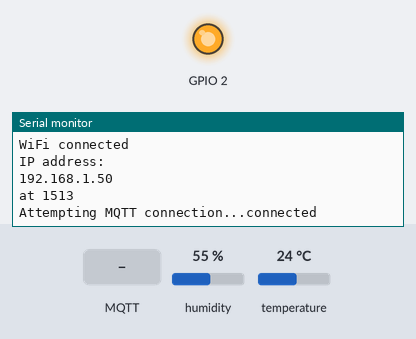
The sketch below on a simulated ESP8266 (NodeMCU). Shown: output pins drawn as LEDs (lit = HIGH, except the on-board LED, lit = LOW), the last lines printed to the serial monitor. The test bench sets the inputs (shaded band); at power-on: humidity 55 %, temperature 24 °C. WiFi joins after 1.5 s; servers stay silent unless stated; no MQTT or app messages arrive unless stated.

Above: at 2.7 s.
2.8 s: MQTT message "1" arrives on the first subscribed topic
At 12.7 s:
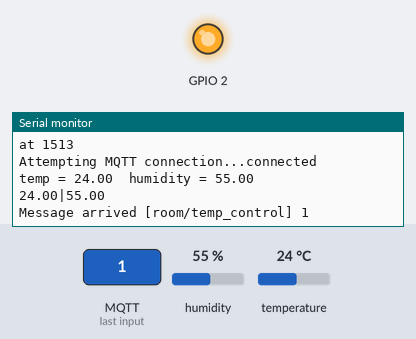
13.0 s: MQTT message "on" arrives on the first subscribed topic
At 22.7 s:
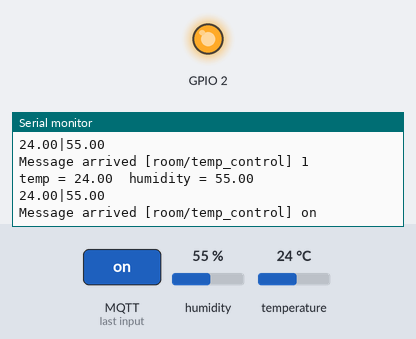
23.0 s: MQTT message "off" arrives on the first subscribed topic
At 32.1 s:
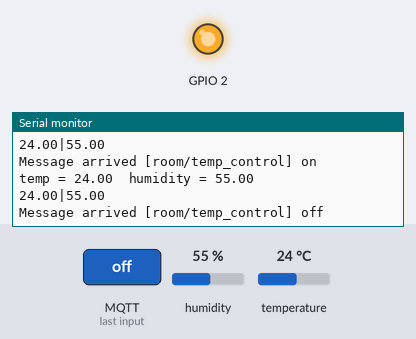

Measured:
- after the input at 2.8 s, the serial monitor: prints a new line after 8.8 s (image 1)
- after the input at 13.0 s, the serial monitor: prints a new line after 8.6 s (image 2)
- after the input at 23.0 s, the serial monitor: prints a new line after 8.6 s (image 3)

The sketch:

dht_client.ino
```cpp
#include <ESP8266WiFi.h>
#include <PubSubClient.h>
#include "DHT.h"
//#include <MQTTClient.h>

#define DHTTYPE DHT22
#define DHTPIN 4

#define FORCE_DEEPSLEEP

const char* ssid = "gddeurope";
const char* password = "howicode";
const char* mqtt_server = "10.200.2.1";
const int mqtt_port = 1883;
const char* mqtt_user = "testuser";
const char* mqtt_pass = "passwd";
char msg[12];
char tem[7];
char hum[7];

DHT dht(DHTPIN, DHTTYPE);
WiFiClient espClient;
PubSubClient client(espClient);

void setup_wifi() {
  delay(10);
  Serial.println();
  Serial.print("Connecting to ");
  Serial.println(ssid);
  Serial.print("at ");
  Serial.println(millis());

  WiFi.begin(ssid, password);

  while (WiFi.status() != WL_CONNECTED) {
    delay(500);
    Serial.print(".");
  }

  randomSeed(micros());

  Serial.println("");
  Serial.println("WiFi connected");
  Serial.println("IP address: ");
  Serial.println(WiFi.localIP());
  Serial.print("at ");
  Serial.println(millis());
}

void callback(char* topic, byte* payload, unsigned int length) {
  Serial.print("Message arrived [");
  Serial.print(topic);
  Serial.print("] ");
  for (int i = 0; i < length; i++) {
    Serial.print((char)payload[i]);
  }
  Serial.println();
}

void reconnect() {

  while (!client.connected()) {
    Serial.print("Attempting MQTT connection...");

    if (client.connect("roomTemp", mqtt_user, mqtt_pass)) {
      Serial.println("connected");
      client.subscribe("room/temp_control");
      digitalWrite(BUILTIN_LED, LOW);
    } else {
      Serial.print("failed, rc=");
      Serial.print(client.state());
      Serial.println(" try again in 5 seconds");

      delay(5000);
    }
  }
}

void setup(void){
  dht.begin();
  pinMode(BUILTIN_LED, OUTPUT);
  Serial.begin(115200);
  setup_wifi();
  client.setServer(mqtt_server, mqtt_port);
  client.setCallback(callback);
}

void loop(void){
  if (!client.connected()) {
    reconnect();
  }else{
    delay(1000*10);
    float h = dht.readHumidity();
    float t = dht.readTemperature();
    String value = "temp = ";
    value += t;
    value += "  humidity = ";
    value += h;
    value += "";
    Serial.println(value);
    dtostrf(dht.readHumidity(), 5, 2, hum);
    dtostrf(dht.readTemperature(), 5 , 2, tem);
    snprintf(msg, sizeof(msg), "%s|%s", tem, hum);
    Serial.println(msg);
    client.publish("room/temperature", msg);
    client.loop();
  }
}
```
